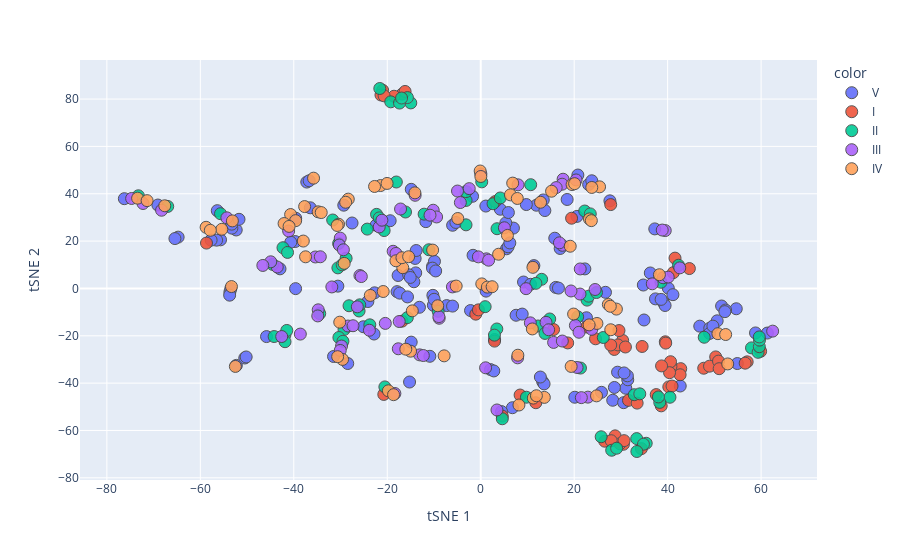

Notebook code cell kept with this figure:
### Markdown cell above
#### There are numerous dataframes to plot using the following building blocks: <br>
**dataframes** <br>
`df`: entire study dataframe <br>
`DKOdf`: DKO dataframe <br>
`controldf`: Control dataframe <br>

**input features** <br>
`features`: all features <br>
`sig_features`: all features with statistical difference (FDR<0.05) between control and DKO, all timepoints combined <br>
`overlap_metabolites`:

**columns name for color codes** <br>
`group`: control _vs._ DKO <br>
`mice`: samples <br>
`timepoint`: T01-T20 <br>
`stage_bin`: I - V

For example: `PlotlytSNE(df[sig_features], df['group'], 'group', plot_type ='2d')`

### Code cell
PlotlytSNE(df[sig_features], df['stage_bin'], 'stage_bin', plot_type='2d')
